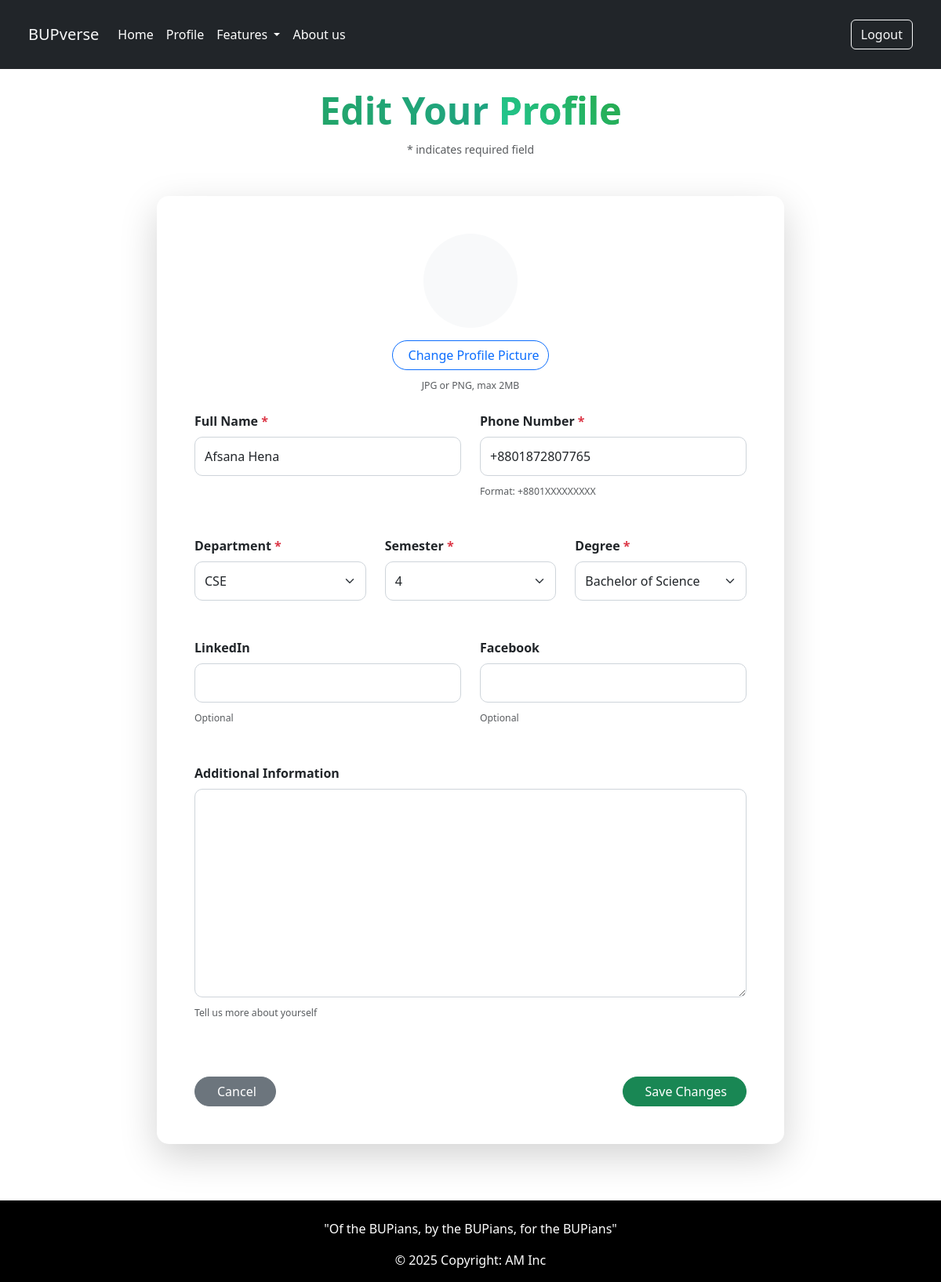
Page /profile/edit/ (signed in) on the committed database.
### core/models.py (models this page shows, shortened)
class UserProfile(models.Model):
    user = models.OneToOneField(User, on_delete=models.CASCADE)
    full_name = models.CharField(max_length=100)
    department = models.CharField(max_length=50, choices=DEPARTMENT_CHOICES)
    semester = models.CharField(max_length=2, choices=SEMESTER_CHOICES)
    degree = models.CharField(max_length=3, choices=degree_choices)
    phone_number = PhoneNumberField(blank=True, null=True)
    linkedin = models.URLField(blank=True, null=True)
    facebook = models.URLField(blank=True, null=True)
    additional_info = models.TextField(blank=True, null=True)
    pic = models.ImageField(upload_to='user_pic/', blank=True, null=True)
    is_complete = models.BooleanField(default=False)

### core/views.py (the view)
# urls.py: path('profile/edit/', v1.profile_edit, name='profile_edit'),
@login_required
def profile_edit(request):
    profile = get_object_or_404(UserProfile, user=request.user)
    if request.method == 'POST':
        form = ProfileForm(request.POST, instance=profile)
        if form.is_valid():
            profile = form.save(commit=False)
            profile.save()
            user = request.user
            messages.success(request, 'Profile updated successfully!')
            return redirect('profile')
    else:
        initial_data = {'email': request.user.email}
        form = ProfileForm(instance=profile, initial=initial_data)
    return render(request, 'profile_edit.html', {'form': form})

### core/forms.py
class ProfileForm(forms.ModelForm):
    phone_number = PhoneNumberField(
        widget=forms.TextInput(attrs={'placeholder': '+8801XXXXXXXXX'}),
        required=True
    )
    class Meta:
        model = UserProfile
        fields = [
            'full_name',
            'department',
            'semester',
            'degree',
            'phone_number',
            'linkedin',
            'facebook',
            'additional_info',
            'pic',
        ]

### templates/profile_edit.html (shortened to what this page needs)
{% extends 'layout.html' %}
{% load static %}
{% block content %}
<div class="container py-4">
  <div class="text-center mb-5">
    <h1 class="display-5 fw-bold text-gradient-primary">
      Edit Your <span class="text-gradient-success">Profile</span>
    </h1>
    <p class="text-muted"><small>* indicates required field</small></p>
  </div>
  <div class="card border-0 shadow-lg mx-auto" style="border-radius: 15px; max-width: 800px;">
    <div class="card-body p-5">
      <form method="post" enctype="multipart/form-data" novalidate>
        <div class="text-center mb-4">
          {% if form.instance.pic %}
            <img src="{{ form.instance.pic.url }}" class="rounded-circle mb-3" width="120" height="120" id="profile-pic-preview">
          {% else %}
            <div class="rounded-circle bg-light d-inline-flex align-items-center justify-content-center mb-3"
                 style="width: 120px; height: 120px;" id="profile-pic-preview">
            </div>
          {% endif %}
          <div class="form-group">
            <label for="{{ form.pic.id_for_label }}" class="btn btn-outline-primary rounded-pill">
              Change Profile Picture
            </label>
            <div class="form-text text-muted mt-2"><small>JPG or PNG, max 2MB</small></div>
          </div>
        </div>
        <div class="row g-4">
          <div class="col-md-6">
            <div class="form-group mb-4">
              <label for="{{ form.full_name.id_for_label }}" class="form-label fw-semibold mb-2">
                Full Name <span class="text-danger">*</span>
              </label>
              {{ form.full_name }}
            </div>
          </div>
          <div class="col-md-6">
            <div class="form-group mb-4">
              <label for="{{ form.phone_number.id_for_label }}" class="form-label fw-semibold mb-2">
                Phone Number <span class="text-danger">*</span>
              </label>
              {{ form.phone_number }}
              <div class="form-text text-muted mt-2"><small>Format: +8801XXXXXXXXX</small></div>
            </div>
          </div>
          <div class="col-md-4">
            <div class="form-group mb-4">
              <label for="{{ form.department.id_for_label }}" class="form-label fw-semibold mb-2">
                Department <span class="text-danger">*</span>
              </label>
              {{ form.department }}
            </div>
          </div>
          <div class="col-md-4">
            <div class="form-group mb-4">
              <label for="{{ form.semester.id_for_label }}" class="form-label fw-semibold mb-2">
                Semester <span class="text-danger">*</span>
              </label>
              {{ form.semester }}
            </div>
          </div>
          <div class="col-md-4">
            <div class="form-group mb-4">
              <label for="{{ form.degree.id_for_label }}" class="form-label fw-semibold mb-2">
                Degree <span class="text-danger">*</span>
              </label>
              {{ form.degree }}
            </div>
          </div>
          <div class="col-md-6">
            <div class="form-group mb-4">
              <label for="{{ form.linkedin.id_for_label }}" class="form-label fw-semibold mb-2">
                LinkedIn
              </label>
              {{ form.linkedin }}
              <div class="form-text text-muted mt-2"><small>Optional</small></div>
            </div>
          </div>
          <div class="col-md-6">
            <div class="form-group mb-4">
              <label for="{{ form.facebook.id_for_label }}" class="form-label fw-semibold mb-2">
                Facebook
              </label>
              {{ form.facebook }}
              <div class="form-text text-muted mt-2"><small>Optional</small></div>
            </div>
          </div>
          <div class="col-12">
            <div class="form-group mb-4">
              <label for="{{ form.additional_info.id_for_label }}" class="form-label fw-semibold mb-2">
                Additional Information
              </label>
              {{ form.additional_info }}
              <div class="form-text text-muted mt-2"><small>Tell us more about yourself</small></div>
            </div>
          </div>
        </div>
        <div class="d-flex justify-content-between mt-5">
          <a href="{% url 'profile' %}" class="btn btn-secondary rounded-pill px-4">
             Cancel
          </a>
          <button class="btn btn-success rounded-pill px-4" type="submit">
             Save Changes
          </button>
        </div>
      </form>
    </div>
  </div>
</div>
{% endblock %}

### templates/profile_edit.html (style rules this page uses)
.text-gradient-primary { background: linear-gradient(45deg, #28a745, #17a2b8); -webkit-background-clip: text; background-clip: text; -webkit-text-fill-color: transparent; }
.text-gradient-success { background: linear-gradient(45deg, #20c997, #28a745); -webkit-background-clip: text; background-clip: text; -webkit-text-fill-color: transparent; }
.form-control, .form-select, .form-control-file { border-radius: 10px; padding: 12px; border: 1px solid #ced4da; margin-bottom: 0; }
.form-label { display: block; margin-bottom: 0.5rem; }
textarea { min-height: 120px; }

### rows in the picture
UserProfile: full_name "Afsana Hena", phone_number "+8801872807765", department "CSE", semester "4", degree "Bachelor of Science"
